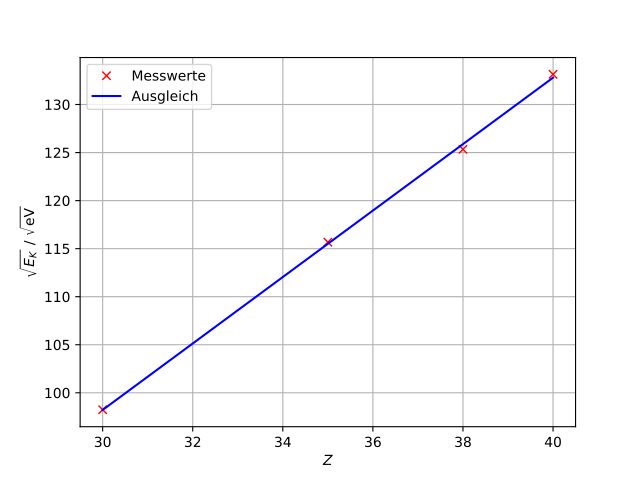

Generate this figure with Python:
import matplotlib.pyplot as plt
import numpy as np
from scipy.optimize import curve_fit
from uncertainties import ufloat

#x2, y = np.genfromtxt('messung1.txt', unpack = True)
x = np.array([30, 35, 38, 40])
y = np.array([98.23989117322564, 115.6763676962003, 125.33926764451247, 133.14363168698804])

def f(x, a, b):
    y = a*x + b
    return y


params, covariance_matrix = curve_fit(f, x, y)
errors = np.sqrt(np.diag(covariance_matrix))
a = ufloat(params[0], errors[0])
b = ufloat(params[1], errors[1])

print('Konstante 1: ', a)
print('Konstante 2: ', b)
print('Rydbergenergie: ', a**2)

plt.plot(x, y, 'rx', markersize='6', label='Messwerte')
#plt.axvline(x=14.15, color='r', linewidth='0.75', ymin=0, ymax=1, label='Stelle des Maximums')
plt.plot(x, f(x, *params), 'b-', label='Ausgleich')
plt.xlabel(r'$Z$')
plt.ylabel(r'$\sqrt{E_K}$ / $\sqrt{\mathrm{eV}}$')
plt.grid()
plt.legend()
plt.show()
